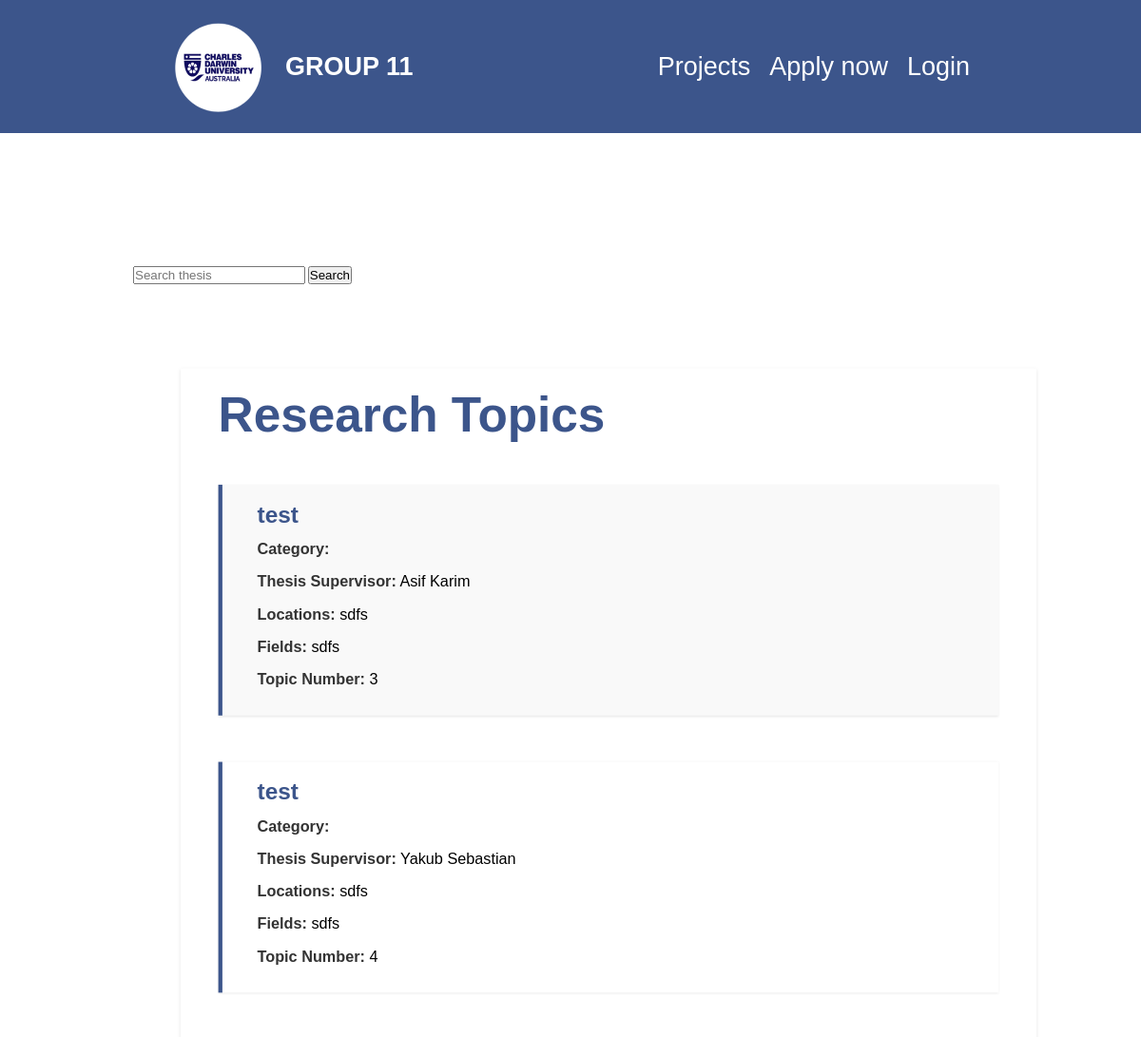
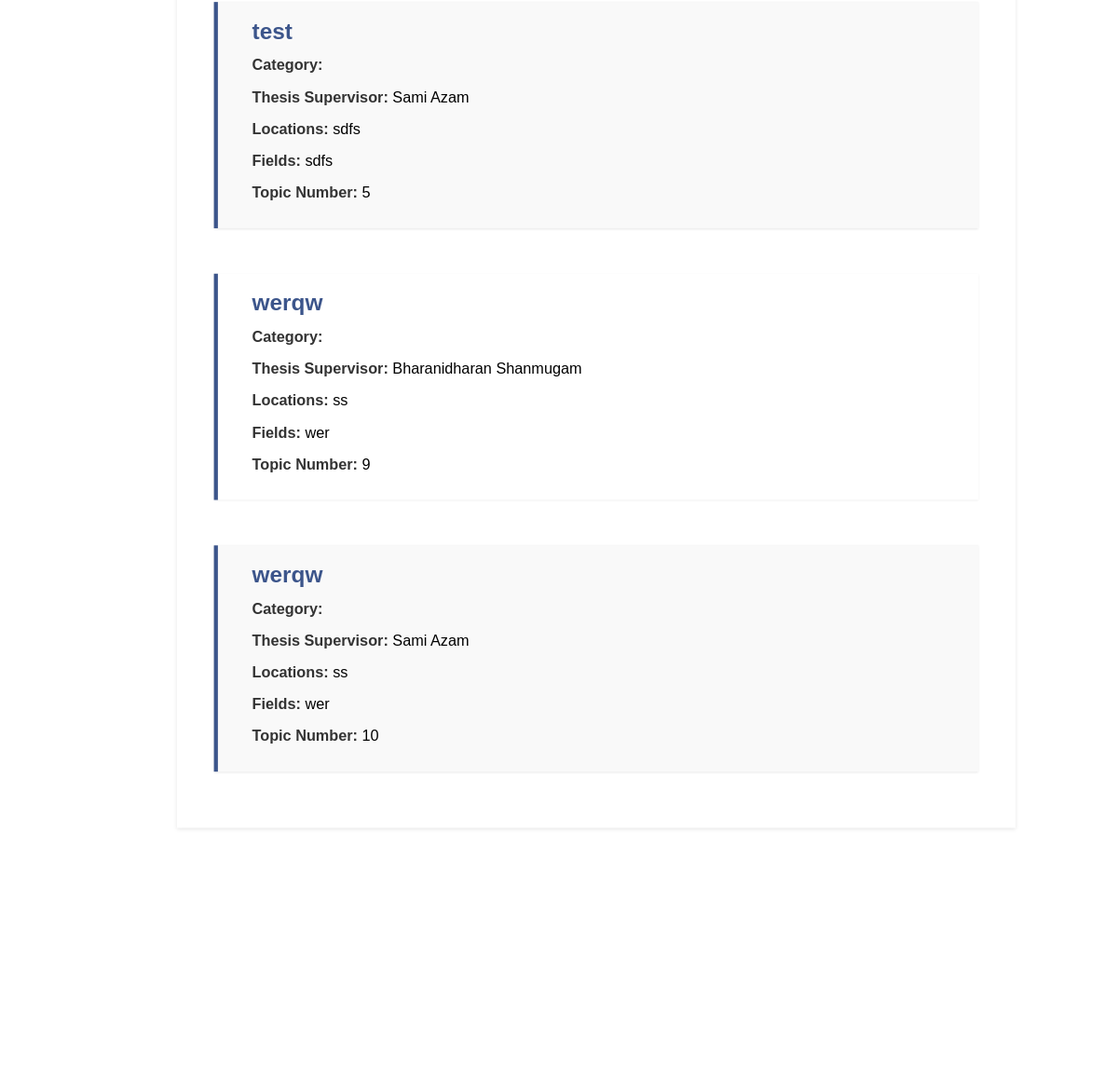
/project-list/ (upper part), run on an earlier commit of the app's database (2 pictures, top to bottom).
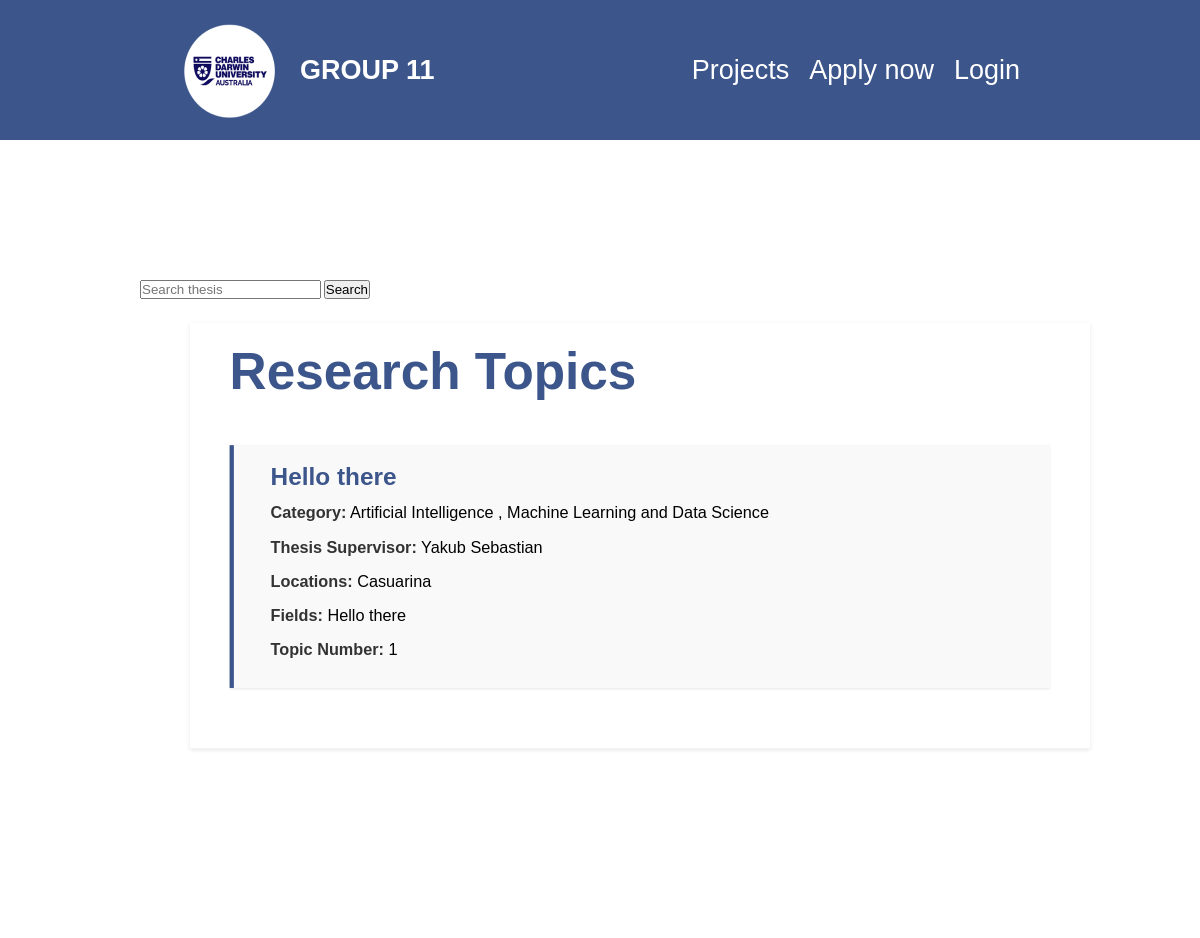
And on a later commit of the database.
### management/models.py (models this page shows, shortened)
class Project(models.Model):
    supervisor = models.ForeignKey(User, null=True, on_delete=models.SET_NULL)
    title = models.CharField(max_length=100, null=True)
    category = models.ManyToManyField("Category", blank=True)
    topic_num = models.PositiveIntegerField("Topic number", null=True, unique=True)
    location = models.CharField("location", max_length=100, null=True)
    research_areas = models.CharField("Fields of study", max_length=100, null=True)
    description = models.TextField(blank=True)

class Category(models.Model):
    name = models.CharField(max_length=100)

### accounts/models.py (models this page shows)
class User(AbstractUser):
    USER_TYPE_CHOICES = (
        ('unit_coordinator', 'Unit Coordinator'),
        ('supervisor', 'Supervisor'),
        ('student', 'Student'),
    )
    user_type = models.CharField(max_length=20, choices=USER_TYPE_CHOICES, default='student')
    groups = models.ManyToManyField(
        'auth.Group',
        verbose_name='groups',
        blank=True,
        help_text='The groups this user belongs to. A user will get all permissions granted to each of their groups.',
        related_name='custom_user_set',
        related_query_name='user',
    )
    user_permissions = models.ManyToManyField(
        'auth.Permission',
        verbose_name='user permissions',
        blank=True,
        help_text='Specific permissions for this user.',
        related_name='custom_user_set',
        related_query_name='user',
    )

### assignment_4_app/views.py (the view)
# urls.py: path("project-list/", views.project_list, name="project-list"),
def project_list(request):
    try:
        projects_list = Project.objects.all().order_by("topic_num")
        context = {
            "projects": projects_list,
        }
        return render(request, "assignment_4_app/projectList.html", context)
    except:
        return HttpResponseNotFound("This link is not supported")

### assignment_4_app/templates/assignment_4_app/projectList.html (shortened to what this page needs)
{% extends "base.html" %}
{% load static %}
{% block css_files %}
    <link rel="stylesheet" href="{% static "assignment_4_app/projectList.css"%}">
{% endblock %}
{% block content %}
<div class="search-container">
    <form action="{% url "search" %}" method="POST">
        <input type="search" placeholder="Search thesis" name="searched">
        <button type="submit">Search</button>
    </form>
</div>
<div class="container">
    <h1 class="research-topics-title">Research Topics</h1>
    {% for project in projects %}
        {% include "assignment_4_app/includes/project.html" %}
    {% endfor %}
</div>
{% endblock content %}

### assignment_4_app/templates/assignment_4_app/includes/project.html
<div class="project">
    <a class="link" href="{% url "project-details" project.topic_num %}">
        <h2>{{ project.title }}</h2>
        <p><strong>Category:</strong>
            {% for category in project.category.all %}
                {{ category.name }}
                {% if not forloop.last %}, {% endif %}
            {% endfor %}
        </p>
        <p><strong>Thesis Supervisor:</strong> {{ project.supervisor.first_name }} {{ project.supervisor.last_name }}</p>
        <p><strong>Locations:</strong> {{ project.location }}</p>
        <p><strong>Fields:</strong> {{ project.research_areas }}</p>
        <p><strong>Topic Number:</strong> {{ project.topic_num}}</p>
    </a>
</div>

What changed in the data, as far as the page shows it:
removed Project: title "test", supervisor.first_name "Asif", supervisor.last_name "Karim", location "sdfs", research_areas "sdfs", topic_num "3"
removed Project: title "test", supervisor.first_name "Yakub", supervisor.last_name "Sebastian", location "sdfs", research_areas "sdfs", topic_num "4"
removed Project: title "test", supervisor.first_name "Sami", supervisor.last_name "Azam", location "sdfs", research_areas "sdfs", topic_num "5"
removed Project: title "werqw", supervisor.first_name "Bharanidharan", supervisor.last_name "Shanmugam", location "ss", research_areas "wer", topic_num "9"
removed Project: title "werqw", supervisor.first_name "Sami", supervisor.last_name "Azam", location "ss", research_areas "wer", topic_num "10"
added Project: title "Hello there", supervisor.first_name "Yakub", supervisor.last_name "Sebastian", location "Casuarina", research_areas "Hello there", topic_num "1"
added Category: name "Artificial Intelligence"
added Category: name "Machine Learning and Data Science"
